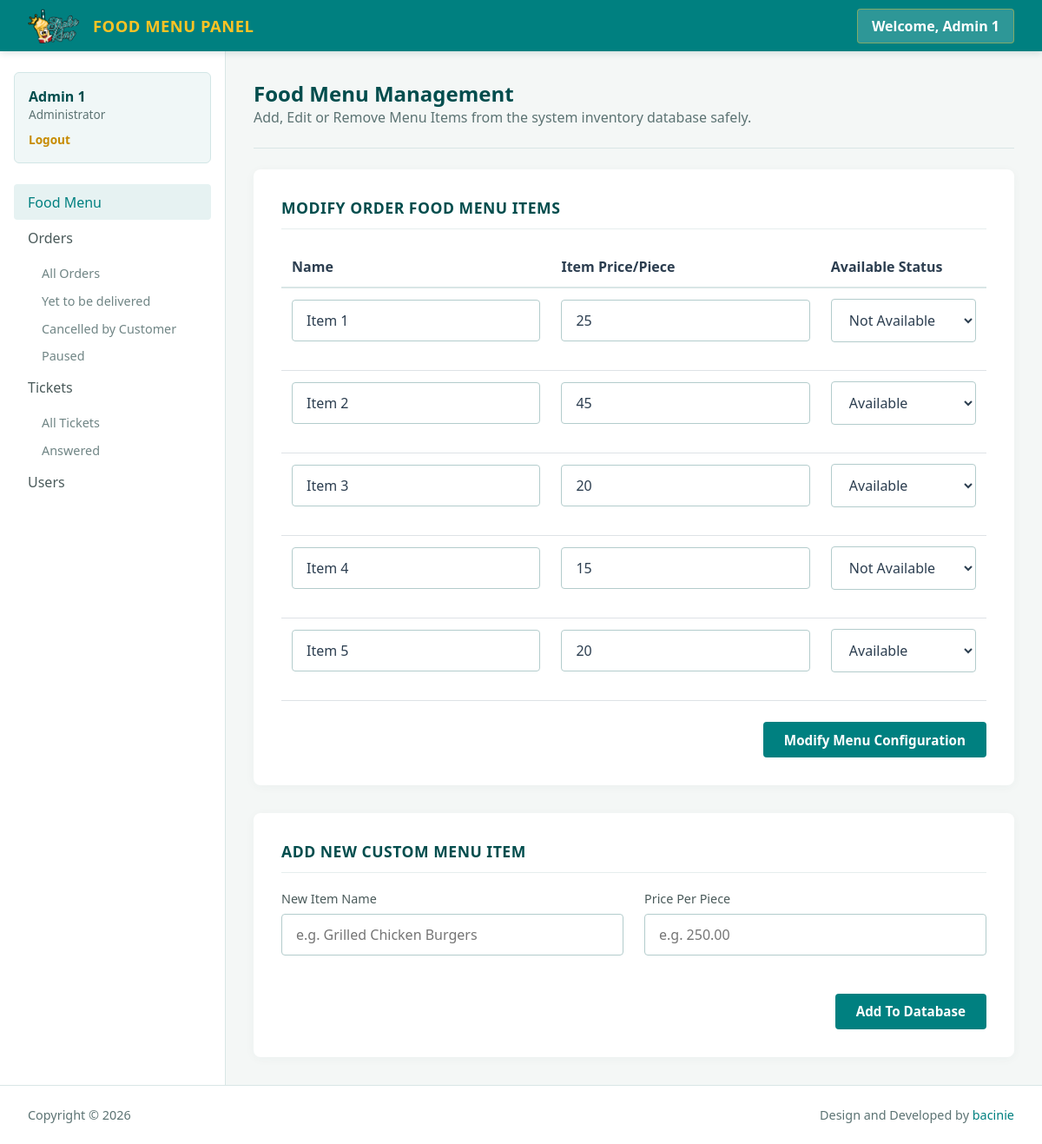
Screenshot of /admin-page.php (signed in) with the database file from the repository.
### tables this page shows
CREATE TABLE `items` (
  `id` int(11) NOT NULL,
  `name` varchar(20) NOT NULL,
  `price` int(11) NOT NULL,
  `deleted` tinyint(4) NOT NULL DEFAULT '0'
);

### includes/connect.php (called while the page is built, shortened)
<?php
$name = $_SESSION['name'];
$role = $_SESSION['role'];
?>

### admin-page.php (the view, shortened to what this page needs)
<?php
include 'includes/connect.php';
  if($_SESSION['admin_sid']==session_id())
  {
    ?>
<!DOCTYPE html>
<html lang="en">
<head>
  <link href="css/style.css" type="text/css" rel="stylesheet" media="screen,projection">
</head>
<body class="admin-theme">
  <header>
    <div class="nav-wrapper">
      <div class="header-brand-group">
        <a href="index.php">
          <img src="images/SKLogo.png" alt="Logo" class="header-logo-img">
        </a>
        <span class="logo-text">Food Menu Panel</span>
      </div>
      <div class="balance-box">
        Welcome, <?php echo htmlspecialchars($name); ?>
      </div>
    </div>
  </header>
  <div class="dashboard-grid">
    <aside>
      <div class="user-details">
        <span class="profile-name"><?php echo htmlspecialchars($name); ?></span>
        <p class="user-role"><?php echo htmlspecialchars($role); ?></p>
        <a href="routers/logout.php" class="logout-link">Logout</a>
      </div>
      <ul class="side-nav-links">
        <li class="active">
          <a href="index.php">Food Menu</a>
        </li>
        <li>
          <a>Orders</a>
          <ul>
            <li><a href="all-orders.php">All Orders</a></li>
            <?php
              $sql = mysqli_query($con, "SELECT DISTINCT status FROM orders;");
              while($row = mysqli_fetch_array($sql)){
                echo '<li><a href="all-orders.php?status='.urlencode($row['status']).'">'.htmlspecialchars($row['status']).'</a></li>';
              }
            ?>
          </ul>
        </li>
        <li>
          <a>Tickets</a>
          <ul>
            <li><a href="all-tickets.php">All Tickets</a></li>
            <?php
              $sql = mysqli_query($con, "SELECT DISTINCT status FROM tickets;");
              while($row = mysqli_fetch_array($sql)){
                echo '<li><a href="all-tickets.php?status='.urlencode($row['status']).'">'.htmlspecialchars($row['status']).'</a></li>';
              }
            ?>
          </ul>
        </li>
        <li>
          <a href="users.php">Users</a>
        </li>
      </ul>
    </aside>
    <main>
      <h5 class="breadcrumbs-title">Food Menu Management</h5>
      <p class="caption">Add, Edit or Remove Menu Items from the system inventory database safely.</p>
      <div class="divider"></div>
      <div class="content-card" style="margin-bottom: 2rem;">
        <h4 class="workspace-section-heading">Modify Order Food Menu Items</h4>
        <form method="post" action="routers/menu-router.php">
          <table style="width: 100%; border-collapse: collapse; margin-bottom: 1.5rem;">
            <thead>
              <tr style="text-align: left; border-bottom: 2px solid #d9e6e6;">
                <th style="padding: 0.75rem;">Name</th>
                <th style="padding: 0.75rem;">Item Price/Piece</th>
                <th style="padding: 0.75rem;">Available Status</th>
              </tr>
            </thead>
            <tbody>
              <?php
              $result = mysqli_query($con, "SELECT * FROM items");
              while($row = mysqli_fetch_array($result))
              {
                $itemId = $row["id"];
                $checkedAvailable = ($row['deleted'] == 0) ? 'selected' : '';
                $checkedNotAvailable = ($row['deleted'] != 0) ? 'selected' : '';
                echo '<tr style="border-bottom: 1px solid #dee2e6;">';
                echo '  <td style="padding: 0.75rem;">';
                echo '    <div class="input-field">';
                echo '      <input value="'.htmlspecialchars($row["name"]).'" id="'.$itemId.'_name" name="'.$itemId.'_name" type="text" required>';
                echo '    </div>';
                echo '  </td>';
                echo '  <td style="padding: 0.75rem;">';
                echo '    <div class="input-field">';
                echo '      <input value="'.htmlspecialchars($row["price"]).'" id="'.$itemId.'_price" name="'.$itemId.'_price" type="number" step="0.01" required>';
                echo '    </div>';
                echo '  </td>';
                echo '  <td style="padding: 0.75rem;">';
                echo '    <div class="input-field">';
                echo '      <select name="'.$itemId.'_hide">';
                echo '        <option value="1" '.$checkedAvailable.'>Available</option>';
                echo '        <option value="2" '.$checkedNotAvailable.'>Not Available</option>';
                echo '      </select>';
                echo '    </div>';
                echo '  </td>';
                echo '</tr>';
              }
              ?>
            </tbody>
          </table>
          <div style="text-align: right;">
            <button class="btn" type="submit" name="action">Modify Menu Configuration</button>
          </div>
        </form>
      </div>
      <div class="content-card">
        <h4 class="workspace-section-heading">Add New Custom Menu Item</h4>
        <form method="post" action="routers/add-item.php">
          <div style="display: grid; grid-template-columns: 1fr 1fr; gap: 1.5rem; margin-bottom: 1.5rem;">
            <div class="input-field">
              <label for="name">New Item Name</label>
              <input id="name" name="name" type="text" placeholder="e.g. Grilled Chicken Burgers" required>
            </div>
            <div class="input-field">
              <label for="price">Price Per Piece</label>
              <input id="price" name="price" type="number" step="0.01" placeholder="e.g. 250.00" required>
            </div>
          </div>
          <div style="text-align: right;">
            <button class="btn" type="submit" name="action">Add To Database</button>
          </div>
        </form>
      </div>
    </main>
    </div>
  <footer>
    <div class="footer-content">
      <span>Copyright © 2026</span>
      <span>Design and Developed by <a href="www.linkedin.com/in/bacinie">bacinie</a></span>
    </div>
  </footer>
  </body>
</html>
<?php
  }
?>

### css/style.css (style rules this page uses)
* { box-sizing: border-box; margin: 0; padding: 0; font-family: 'Segoe UI', Tahoma, Geneva, Verdana, sans-serif; }
body { background-color: #f4f7f6; color: #2c3e50; min-height: 100vh; }
a { color: #008080; text-decoration: none; transition: color 0.2s ease; }
.input-field { display: flex; flex-direction: column; margin-bottom: 1.25rem; }
.input-field label { font-size: 0.9rem; color: #4a5a5a; margin-bottom: 0.5rem; font-weight: 500; }
.input-field input, .input-field textarea, .input-field select { padding: 0.75rem 1rem; border: 1px solid #b3cccc; border-radius: 4px; font-size: 1rem; outline: none; background-color: #ffffff; width: 100%; color: #2c3e50; box-sizing: border-box; transition: border-color 0.15s ease, box-shadow 0.15s ease; }
.btn { padding: 0.65rem 1.5rem; background-color: #008080; color: #ffffff; border: none; border-radius: 4px; font-size: 0.95rem; font-weight: 600; cursor: pointer; text-align: center; display: inline-block; transition: background-color 0.2s ease, transform 0.1s ease; }
header { background-color: #008080; color: #ffffff; padding: 0.6rem 2rem; position: sticky; top: 0; z-index: 100; box-shadow: 0 2px 8px rgba(0, 64, 64, 0.15); }
.nav-wrapper { display: flex; justify-content: space-between; align-items: center; }
.header-brand-group { display: flex; align-items: center; gap: 16px; }
.header-logo-img { height: 40px; width: auto; max-width: 180px; display: block; object-fit: contain; }
.logo-text { font-size: 1.15rem; font-weight: 700; color: #ffc324; letter-spacing: 0.5px; text-transform: uppercase; }
.balance-box { background-color: rgba(255, 255, 255, 0.18); border: 1px solid rgba(255, 195, 36, 0.4); padding: 0.5rem 1rem; border-radius: 4px; font-weight: 600; }
.dashboard-grid { display: grid; grid-template-columns: 260px 1fr; min-height: calc(100vh - 60px); }
aside { background-color: #ffffff; border-right: 1px solid #d9e6e6; padding: 1.5rem 1rem; }
.user-details { background-color: #f0f7f7; padding: 1rem; border-radius: 6px; margin-bottom: 1.5rem; border: 1px solid #d2e6e6; }
.user-details .profile-name { font-weight: 600; display: block; color: #004d4d; }
.user-details .user-role { font-size: 0.85rem; color: #5c7373; margin-bottom: 0.5rem; }
.logout-link { font-size: 0.85rem; color: #c78b00; font-weight: 600; }
.side-nav-links { list-style: none; }
.side-nav-links a { display: block; padding: 0.6rem 1rem; color: #4a5a5a; border-radius: 4px; font-weight: 500; }
.side-nav-links a:hover, .side-nav-links li.active > a { background-color: #e6f2f2; color: #008080; }
.side-nav-links ul { list-style: none; padding-left: 1.25rem; margin-top: 0.25rem; }
.side-nav-links ul a { padding: 0.4rem 0.75rem; font-size: 0.9rem; color: #708585; }
main { padding: 2rem; }
.breadcrumbs-title { font-size: 1.5rem; font-weight: 600; color: #004d4d; }
.caption { color: #5c7373; margin-bottom: 1.5rem; }
.divider { height: 1px; background-color: #d9e6e6; margin: 1.5rem 0; }
.content-card { background-color: #ffffff; padding: 2rem; border-radius: 8px; box-shadow: 0 2px 12px rgba(0, 80, 80, 0.04); }
footer { background-color: #ffffff; border-top: 1px solid #d9e6e6; padding: 1.5rem 2rem; font-size: 0.9rem; color: #5c7373; }
.footer-content { display: flex; justify-content: space-between; }
.workspace-section-heading { font-size: 1.1rem; font-weight: 700; color: #004d4d; text-transform: uppercase; letter-spacing: 0.5px; border-bottom: 1px solid #e6eeee; padding-bottom: 0.75rem; margin-bottom: 1.25rem; }

### rows the page displays
items: name "Item 1", price "25", id "Not Available"
items: name "Item 2", price "45", id "Available"
items: name "Item 3", price "20", id "Available"
items: name "Item 4", price "15", id "Not Available"
items: name "Item 5", price "20", id "Available"

### other values shown
$name "Admin 1"
$role "Administrator"
$row['status'] "Yet to be delivered"
$row['status'] "Cancelled by Customer"
$row['status'] "Paused"
$row['status'] "Answered"
